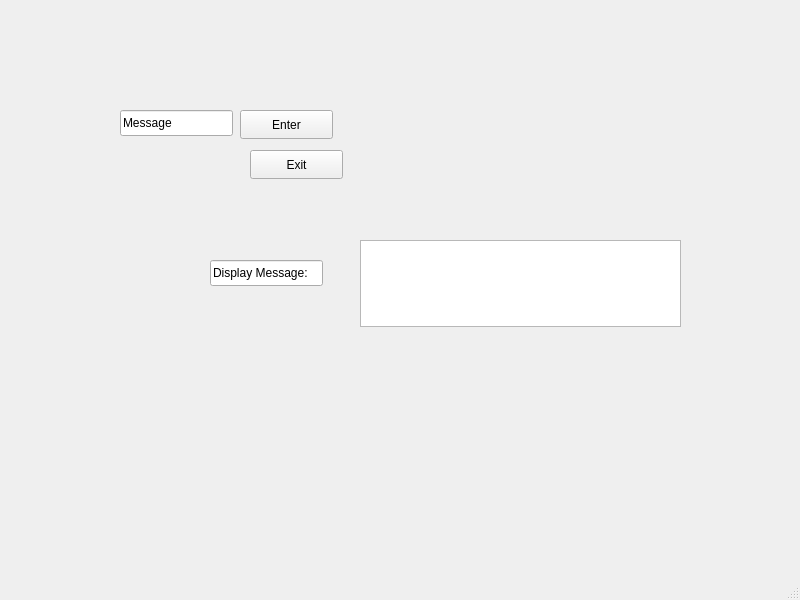
<?xml version="1.0" encoding="UTF-8"?>
<ui version="4.0">
 <class>chat</class>
 <widget class="QMainWindow" name="chat">
  <property name="geometry">
   <rect>
    <x>0</x>
    <y>0</y>
    <width>800</width>
    <height>600</height>
   </rect>
  </property>
  <property name="windowTitle">
   <string>MainWindow</string>
  </property>
  <widget class="QWidget" name="centralwidget">
   <widget class="QLineEdit" name="lineEdit">
    <property name="geometry">
     <rect>
      <x>120</x>
      <y>110</y>
      <width>113</width>
      <height>26</height>
     </rect>
    </property>
    <property name="text">
     <string>Message</string>
    </property>
   </widget>
   <widget class="QPushButton" name="pushButton">
    <property name="geometry">
     <rect>
      <x>240</x>
      <y>110</y>
      <width>93</width>
      <height>29</height>
     </rect>
    </property>
    <property name="text">
     <string>Enter</string>
    </property>
   </widget>
   <widget class="QPushButton" name="pushButton_2">
    <property name="geometry">
     <rect>
      <x>250</x>
      <y>150</y>
      <width>93</width>
      <height>29</height>
     </rect>
    </property>
    <property name="text">
     <string>Exit</string>
    </property>
   </widget>
   <widget class="QLineEdit" name="lineEdit_display">
    <property name="geometry">
     <rect>
      <x>210</x>
      <y>260</y>
      <width>113</width>
      <height>26</height>
     </rect>
    </property>
    <property name="text">
     <string>Display Message:</string>
    </property>
   </widget>
   <widget class="QTextEdit" name="textEdit">
    <property name="geometry">
     <rect>
      <x>360</x>
      <y>240</y>
      <width>321</width>
      <height>87</height>
     </rect>
    </property>
   </widget>
  </widget>
  <widget class="QMenuBar" name="menubar">
   <property name="geometry">
    <rect>
     <x>0</x>
     <y>0</y>
     <width>800</width>
     <height>26</height>
    </rect>
   </property>
  </widget>
  <widget class="QStatusBar" name="statusbar"/>
 </widget>
 <resources/>
 <connections/>
</ui>
